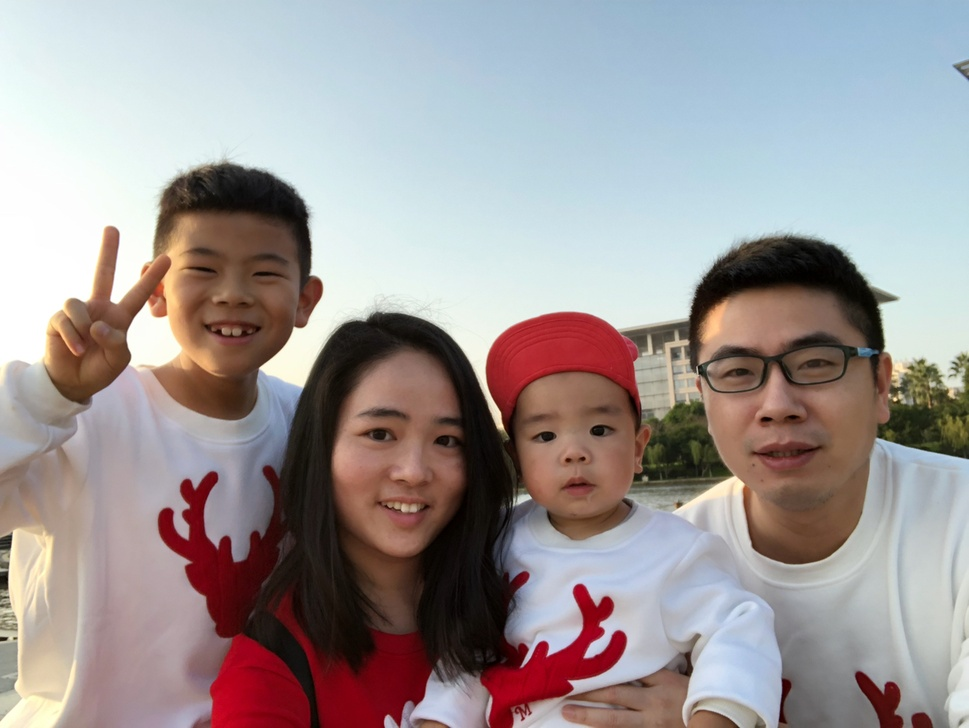
#> input picture 人脸检测与人脸识别/face detection/people.jpg, 969 x 728 px, shrunk from 1280 x 961 before the run
$ python 2.1face_detector.py
#> lines starting #> are read from the running program, lines starting #| are printed output that depends on the picture; after the words box and inside, x2 and y2 are one past the last pixel; in counts of white or black regions, pixels touching at a corner belong together
import numpy as np
import cv2 as cv
face_cascade = cv.CascadeClassifier('cascade_files/haarcascade_frontalface_alt.xml')
img = cv.imread('people.jpg')
#> img is the input picture: shape (728, 969, 3); mean B, G, R 152, 151.6, 159.1
gray = cv.cvtColor(img, cv.COLOR_BGR2GRAY)
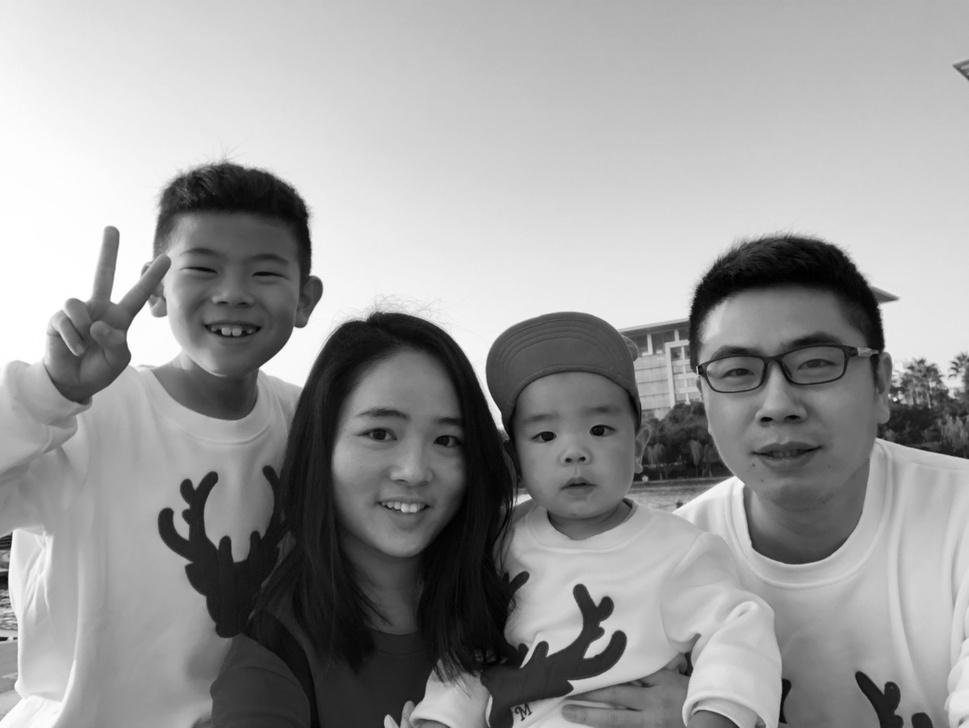
#> gray: shape (728, 969); min 0, max 255, mean 153.9

faces = face_cascade.detectMultiScale(gray, 1.3, 5)
#> faces = [[165, 214, 142, 142], [502, 374, 140, 140], [321, 370, 171, 171], [675, 290, 207, 207]]
for (x,y,w,h) in faces:
    cv.rectangle(img,(x,y),(x+w,y+h),(255,0,0),2)
#> this loop made 4 passes
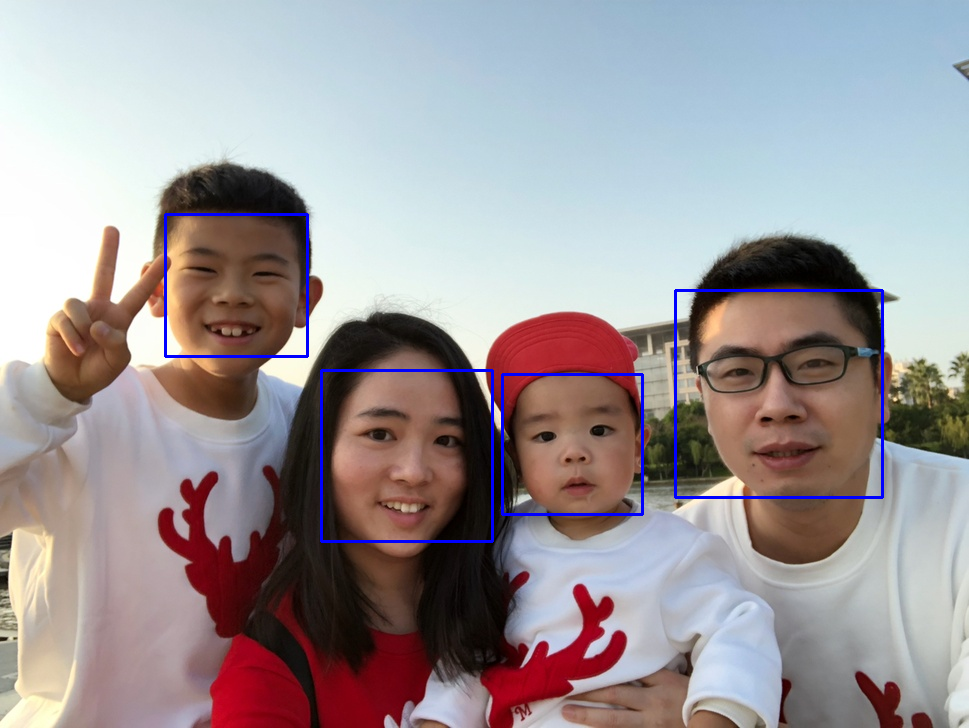
#> img: shape (728, 969, 3); 1.12% of pixels changed, all inside (x1, y1, x2, y2) = (164, 213, 884, 543)

cv.imshow('img',img)
cv.waitKey(0)
cv.destroyAllWindows()
